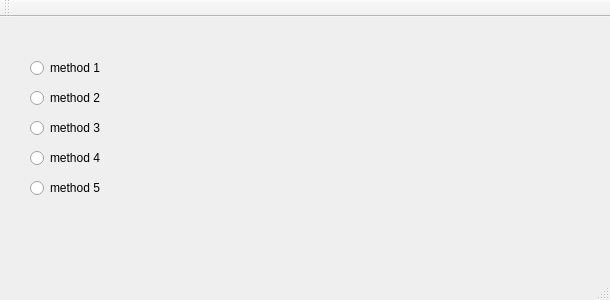
<?xml version="1.0" encoding="UTF-8"?>
<ui version="4.0">
 <class>Process</class>
 <widget class="QMainWindow" name="Process">
  <property name="geometry">
   <rect>
    <x>0</x>
    <y>0</y>
    <width>610</width>
    <height>300</height>
   </rect>
  </property>
  <property name="windowTitle">
   <string>Process</string>
  </property>
  <widget class="QWidget" name="centralWidget">
   <widget class="QRadioButton" name="method1">
    <property name="geometry">
     <rect>
      <x>30</x>
      <y>40</y>
      <width>116</width>
      <height>22</height>
     </rect>
    </property>
    <property name="text">
     <string>method 1</string>
    </property>
   </widget>
   <widget class="QRadioButton" name="method2">
    <property name="geometry">
     <rect>
      <x>30</x>
      <y>70</y>
      <width>116</width>
      <height>22</height>
     </rect>
    </property>
    <property name="text">
     <string>method 2</string>
    </property>
   </widget>
   <widget class="QRadioButton" name="method3">
    <property name="geometry">
     <rect>
      <x>30</x>
      <y>100</y>
      <width>116</width>
      <height>22</height>
     </rect>
    </property>
    <property name="text">
     <string>method 3</string>
    </property>
   </widget>
   <widget class="QRadioButton" name="method4">
    <property name="geometry">
     <rect>
      <x>30</x>
      <y>130</y>
      <width>116</width>
      <height>22</height>
     </rect>
    </property>
    <property name="text">
     <string>method 4</string>
    </property>
   </widget>
   <widget class="QRadioButton" name="radioButton_5">
    <property name="geometry">
     <rect>
      <x>30</x>
      <y>160</y>
      <width>116</width>
      <height>22</height>
     </rect>
    </property>
    <property name="text">
     <string>method 5</string>
    </property>
   </widget>
  </widget>
  <widget class="QMenuBar" name="menuBar">
   <property name="geometry">
    <rect>
     <x>0</x>
     <y>0</y>
     <width>610</width>
     <height>25</height>
    </rect>
   </property>
  </widget>
  <widget class="QToolBar" name="mainToolBar">
   <attribute name="toolBarArea">
    <enum>TopToolBarArea</enum>
   </attribute>
   <attribute name="toolBarBreak">
    <bool>false</bool>
   </attribute>
  </widget>
  <widget class="QStatusBar" name="statusBar"/>
 </widget>
 <layoutdefault spacing="6" margin="11"/>
 <resources/>
 <connections/>
</ui>
